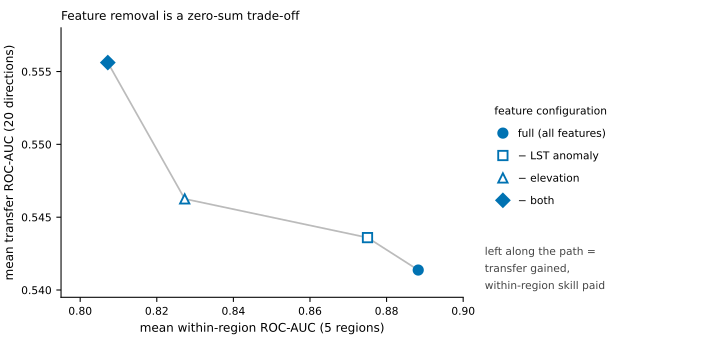

The Python source for this figure:
#!/usr/bin/env python3
"""Figure 6c - removing direction-reversing features is a zero-sum trade-off.

Mean within-region AUC (5 regions) against mean transfer AUC (20 directions) for
four feature configurations. Moving left along the connecting path buys transfer
skill and pays for it in within-region skill; the two move in opposite
directions throughout.

Each configuration has its own marker and is named in a fixed legend, so no
label position depends on a data value (the labels previously sat next to their
points and crowded them). Split out of the former three-panel Fig. 6.

Data: paper/figures/data/fig_data.json. Asserts in _fig6_common.py.
"""
import json
import sys
from pathlib import Path

import matplotlib
matplotlib.use("Agg")
import matplotlib.pyplot as plt

sys.path.insert(0, str(Path(__file__).resolve().parent))
from _layout_check import check as layout_check
from _fig6_common import (HERE, MM, BLUE, FS_BODY, FS_TICK, fdrop,
                          style_axes, save)

CFG = [("full", "full (all features)", "o", True),
       ("drop_anom", "− LST anomaly", "s", False),
       ("drop_elev", "− elevation", "^", False),
       ("drop_both", "− both", "D", True)]
PATH = ["full", "drop_anom", "drop_elev", "drop_both"]

# the trade-off claim itself: within falls monotonically along the path while
# transfer rises monotonically. Asserted so the figure cannot quietly contradict
# the sentence it illustrates.
_w = [fdrop[c]["mean_within"] for c in PATH]
_t = [fdrop[c]["mean_transfer"] for c in PATH]
assert all(a > b for a, b in zip(_w, _w[1:])), f"within not monotone along path: {_w}"
assert all(a < b for a, b in zip(_t, _t[1:])), f"transfer not monotone along path: {_t}"

plt.rcParams.update({"svg.fonttype": "none", "pdf.fonttype": 42})
fig = plt.figure(figsize=(190 * MM, 92 * MM))
# plot on the left, legend in its own column on the right: at 190 mm there is
# room for a real key, so nothing has to sit near a data point
ax = fig.add_axes([0.085, 0.145, 0.560, 0.775])

ax.plot(_w, _t, color="#BBBBBB", lw=1.3, zorder=1)
data_artists = []
handles = []
for cfg, lab, mk, filled in CFG:
    pt, = ax.plot(fdrop[cfg]["mean_within"], fdrop[cfg]["mean_transfer"], marker=mk,
                  ms=7.0, mfc=(BLUE if filled else "white"), mec=BLUE, mew=1.4,
                  zorder=3, ls="")
    data_artists.append((pt, f"cfg:{cfg}"))
    handles.append(plt.Line2D([], [], marker=mk, ms=7.0,
                              mfc=(BLUE if filled else "white"), mec=BLUE,
                              mew=1.4, ls="", label=lab))

ax.set_xlabel("mean within-region ROC-AUC (5 regions)", fontsize=FS_BODY)
ax.set_ylabel("mean transfer ROC-AUC (20 directions)", fontsize=FS_BODY)
ax.set_title("Feature removal is a zero-sum trade-off", fontsize=FS_BODY, loc="left")
ax.set_xlim(0.795, 0.900)
ax.set_ylim(0.5395, 0.5580)
ax.set_xticks([0.80, 0.82, 0.84, 0.86, 0.88, 0.90])
ax.set_yticks([0.540, 0.545, 0.550, 0.555])
style_axes(ax)

fig.legend(handles=handles, fontsize=FS_TICK, frameon=False, loc="center left",
           bbox_to_anchor=(0.675, 0.55), handlelength=1.4, labelspacing=1.1,
           handletextpad=0.7, title="feature configuration",
           title_fontsize=FS_TICK)
fig.text(0.675, 0.30,
         "left along the path =\ntransfer gained,\nwithin-region skill paid",
         fontsize=FS_TICK, va="top", ha="left", color="#444444", linespacing=1.6)

problems = layout_check(fig, "Fig. 6c - feature-removal trade-off", min_gap_pt=2.0,
                        min_font_pt=8.0, data_artists=data_artists)
save(fig, "fig6c_feature_drop", "--preview" in sys.argv)

(HERE / "fig6c_provenance.json").write_text(json.dumps({
    "figure": "Fig. 6c - feature removal is a zero-sum trade-off",
    "script": "paper/figures/fig6c_feature_drop.py",
    "data": "paper/figures/data/fig_data.json (feature_drop_transfer.json; sha256 inside)",
    "asserts": "means 0.888/0.541 (full) -> 0.807/0.556 (drop both) (_fig6_common.py); "
               "within strictly decreasing AND transfer strictly increasing along the "
               "full -> -anomaly -> -elevation -> -both path, i.e. the trade-off the "
               "caption claims is checked, not just drawn",
    "labels": "one marker per configuration named in a fixed legend column to the right; "
              "no label position depends on a data value",
    "canvas_mm": [190, 92],
    "column": "double (190 mm)",
    "font_pt": {"body": FS_BODY, "minimum": FS_TICK},
    "layout_check": f"paper/figures/_layout_check.py; {len(problems)} problems at build time",
    "environment": f"matplotlib {matplotlib.__version__}",
}, indent=1, ensure_ascii=False))
print("fig6c written; within", [round(v, 4) for v in _w],
      "transfer", [round(v, 4) for v in _t])
